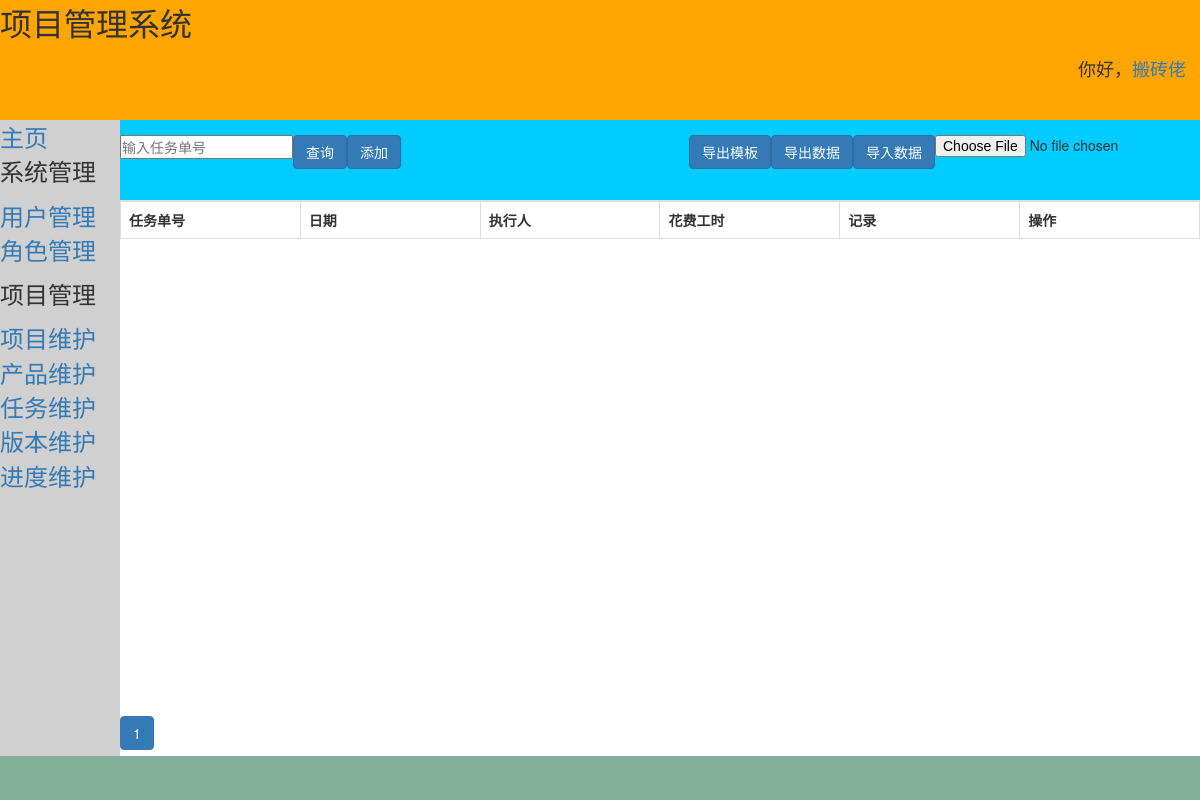
The app's page /project/progress/ (signed in), older data.
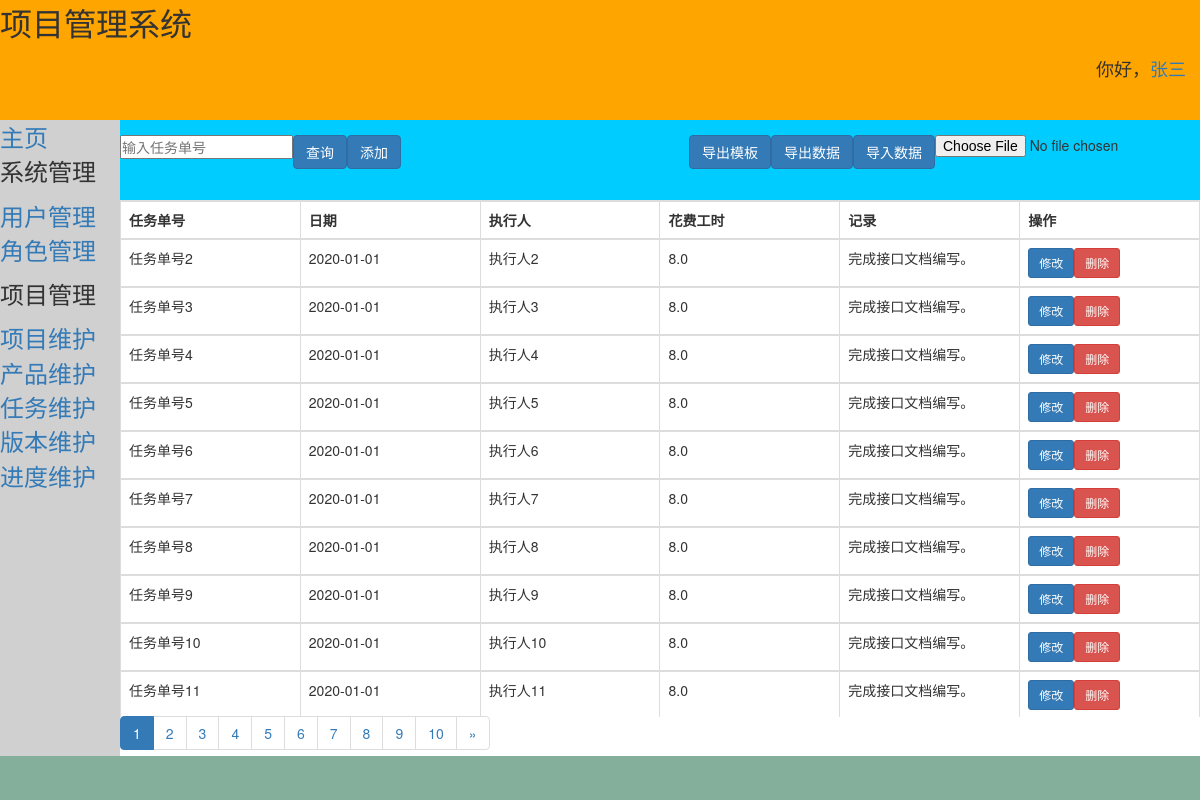
The same page, newer data.
### login/models.py (models this page shows)
class User(AbstractUser):
    area = models.CharField(max_length=20, verbose_name='地区')
    class Meta:
        verbose_name = '用户'
        verbose_name_plural = '用户'
        ordering = ['id']

### project/models.py (models this page shows)
class Progress(models.Model):
    tasks = models.ForeignKey(
        Task,
        to_field='task_num',
        on_delete=models.CASCADE,
        related_name='to_progress',
        verbose_name='所属任务',)
    date = models.DateField(verbose_name='日期')
    executor = models.CharField(max_length=20, verbose_name='执行人')
    hours = models.FloatField(verbose_name='工时')
    record = models.TextField(verbose_name='开发记录')
    create_time = models.DateTimeField(auto_now_add=timezone.now, verbose_name='创建时间')
    class Meta:
        ordering = ['-date']
        verbose_name = '进度'
        verbose_name_plural = '进度'

class Task(models.Model):
    status_choice = (
        ('no', '未开始'),
        ('doing', '进行中'),
        ('done', '已完成'),
    )
    products = models.ForeignKey(
        Product,
        to_field='product_model',
        on_delete=models.CASCADE,
        related_name='to_task',
        verbose_name='所属产品',)
    task_num = models.CharField(max_length=20, unique=True, primary_key=True, verbose_name='任务单号')
    dev_type = models.CharField(max_length=20, verbose_name='开发类型')
    start_time = models.DateField(blank=True, null=True, verbose_name='开始时间')
    end_time = models.DateField(blank=True, null=True, verbose_name='结束时间')
    task_status = models.CharField(max_length=10, choices=status_choice, verbose_name='任务状态')
    create_time = models.DateTimeField(auto_now_add=timezone.now, verbose_name='创建时间')
    class Meta:
        ordering = ['-task_num']
        verbose_name = '任务'
        verbose_name_plural = '任务'

### project/views.py (the view)
# urls.py: path('progress/', views.progress, name='progress'),
@login_required
def progress(request):
    del_id = request.GET.get('del_id', '')
    page = request.GET.get('page', 1)
    search_data = request.GET.get('search', '')
    detail = request.GET.get('detail', '')
    if del_id:     # 删除数据
        Progress.objects.get(id=del_id).delete()
        red_path = '?page='+str(page)
        return HttpResponseRedirect(reverse('project:progress')+red_path)
    if search_data:   # 外键模糊查询
        progress_list = Progress.objects.filter(tasks__task_num__contains=search_data)
    elif detail:
        progress_list = Progress.objects.filter(tasks__task_num=detail)
    else:
        progress_list = Progress.objects.all()    # 查询全部数据
    count_page =10    # 按每页count_page条数据分页
    paginator = Paginator(progress_list, count_page)
    start = (int(page)-1)*count_page
    try:
        progress_data = paginator.page(page)
    except PageNotAnInteger:
        progress_data = paginator.page(1)
    except EmptyPage:
        progress_data = paginator.page(paginator.num_pages)
    context = {
        'progress_data': progress_data,
        'start': start,
        'search_data': search_data,
        'username': request.user.first_name,
    }
    return render(request, 'project/progress.html', context)

### project/templates/project/progress.html (shortened to what this page needs)
{% extends 'login/base.html' %}
    {% block rightup %}
    <form action="{% url 'project:progress_import'%}" method="post" enctype="multipart/form-data" role="form">
        <div class="form-group">
        <input type="file" name="progress_file" required style="display:inline-block;float: right;">
        <button type="submit" class="btn btn-primary" style="display:inline-block;float: right;">导入数据</button>
        </div>
    </form>
    <form action="" method="get" role="form">
        <div class="form-group">
        <input type="text" name="search" required style="display:inline-block;float:left;" placeholder="输入任务单号">
        <button type="submit" class="btn btn-primary" style="display:inline-block;float:left;">查询</button>
        </div>
    </form>
    <a href="{% url 'project:progress_download' 1 %}">
        <button class="btn btn-primary" type="button" style="display:inline-block;float: right;">导出数据</button>
    </a>
    <a href="{% url 'project:progress_download' 2 %}">
        <button class="btn btn-primary" type="button" style="display:inline-block;float: right;">导出模板</button>
    </a>
    <button class="btn btn-primary" data-toggle="modal" data-target="#add" style="display:inline-block;float: left;">添加</button>
    {% endblock rightup %}
    {% block right %}
    <table class="table table-hover table-bordered">
        <TR>
            <th>任务单号</th>
            <th>日期</th>
            <th>执行人</th>
            <th>花费工时</th>
            <th>记录</th>
            <th>操作</th>
        </TR>
        {% for progress in progress_data %}
            <TR>
                <TD>{{progress.tasks.task_num}}</TD>
                <TD>{{progress.date|date:"Y-m-d"}}</TD>
                <TD>{{progress.executor}}</TD>
                <TD>{{progress.hours}}</TD>
                <TD>{{progress.record}}</TD>
                <td>
                    <button class="btn btn-danger btn-sm" data-toggle="modal" data-target="#my{{progress.id}}">删除</button>
                    <button class="btn btn-primary btn-sm" data-toggle="modal" data-target="#{{progress.id}}" style="display:inline-block;float: left;">修改</button>
                </td>
            </TR>
        {% endfor%}
    </table>
    {% endblock right %}
 {% block rightdown %}
    <nav aria-label="Page navigation">
        <ul class="pagination">
            {% for pg in progress_data.paginator.page_range %}
                {% if progress_data.number == pg %}
                    <li class="active">
                        <a href="?search={{search_data}}&page={{pg}}">{{pg}}</a>
                    </li>
                {% else %}
                    <li>
                        <a href="?search={{search_data}}&page={{pg}}">{{pg}}</a>
                    </li>
                {% endif %}
            {% endfor %}
            {% if progress_data.has_next %}
                <li>
                    <a href="?page={{progress_data.next_page_number}}&search={{search_data}}" aria-label="Next">
                        <span aria-hidden="true">&raquo;</span>
                    </a>
                </li>
            {% endif %}
        </ul>
    </nav>
{% endblock rightdown %}

### login/templates/login/base.html (shortened to what this page needs)
<!DOCTYPE html>
{% load static %}
<html lang="en">
<head>
    <link rel="stylesheet" href="{% static 'bootstrap-3.3.7-dist/css/bootstrap.min.css' %}">
</head>
<body>
        <div class="top">
            <p><font size="6">项目管理系统</font></p>
            <p align="right"><font size="4">你好，<a href="#">{{username}}</a></font>&emsp;</p>
        </div>
		<div class="left">
            <font size="5">
                <a href="{% url 'login:homepage' %}" >主页</a>
                <p>系统管理</p>
                <ul>
                    <li><a href="{% url 'system:user' %}">用户管理</a></li>
                    <li><a href="{% url 'system:role' %}">角色管理</a></li>
                </ul>
            <p>项目管理</p>
                <ul>
                    <li><a href="{% url 'project:project' %}">项目维护</a></li>
                    <li><a href="{% url 'project:product' %}">产品维护</a></li>
                    <li><a href="{% url 'project:task' %}">任务维护</a></li>
                    <li><a href="{% url 'project:vision' %}">版本维护</a></li>
                    <li><a href="{% url 'project:progress' %}">进度维护</a></li>
                </ul>
            </font>
        </div>
		<div class="rightup">
            <div class="inner">
                {% block rightup %}
                {% endblock rightup %}
            </div>
        </div>
		<div class="right">
            <div class="inner">
                {% block right %}
                {% endblock right %}
            </div>
        </div>
        <div class="rightdown">
            <div class="inner">
                {% block rightdown %}
                {% endblock rightdown %}
            </div>
        </div>
		<div class="bottom"></div>
</body>
</html>

Row changes from the older to the newer data that the page shows:
changed User: first_name "搬砖佬" → "张三"
added Progress: tasks.task_num "任务单号2", date "2020-01-01", executor "执行人2", hours "8.0", record "完成接口文档编写。"
added Progress: tasks.task_num "任务单号3", date "2020-01-01", executor "执行人3", hours "8.0", record "完成接口文档编写。"
added Progress: tasks.task_num "任务单号4", date "2020-01-01", executor "执行人4", hours "8.0", record "完成接口文档编写。"
added Progress: tasks.task_num "任务单号5", date "2020-01-01", executor "执行人5", hours "8.0", record "完成接口文档编写。"
added Progress: tasks.task_num "任务单号6", date "2020-01-01", executor "执行人6", hours "8.0", record "完成接口文档编写。"
added Progress: tasks.task_num "任务单号7", date "2020-01-01", executor "执行人7", hours "8.0", record "完成接口文档编写。"
added Progress: tasks.task_num "任务单号8", date "2020-01-01", executor "执行人8", hours "8.0", record "完成接口文档编写。"
added Progress: tasks.task_num "任务单号9", date "2020-01-01", executor "执行人9", hours "8.0", record "完成接口文档编写。"
added Progress: tasks.task_num "任务单号10", date "2020-01-01", executor "执行人10", hours "8.0", record "完成接口文档编写。"
added Progress: tasks.task_num "任务单号11", date "2020-01-01", executor "执行人11", hours "8.0", record "完成接口文档编写。"
Text that changed along with them:
new list line: "2"
new list line: "3"
new list line: "4"
new list line: "5"
new list line: "6"
new list line: "7"
new list line: "8"
new list line: "9"
new list line: "10"
